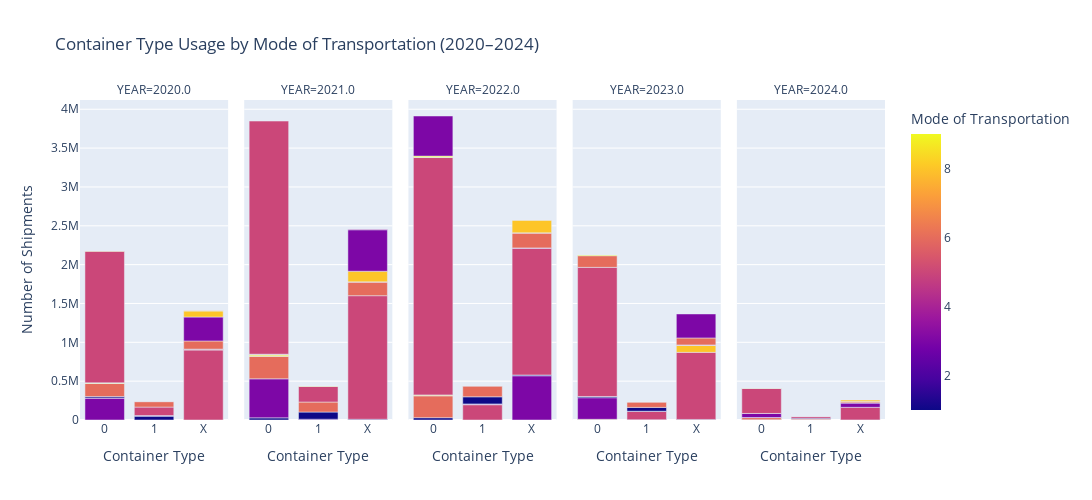

Notebook source saved alongside this figure:
### Code cell
fig = px.bar(
    container_mode_summary,
    x="CONTCODE",
    y="COUNT",
    color="DISAGMOT",
    barmode="group",
    facet_col="YEAR",
    category_orders={"YEAR": sorted(container_mode_summary["YEAR"].unique())},
    title="Container Type Usage by Mode of Transportation (2020–2024)",
    labels={
        "CONTCODE": "Container Type",
        "COUNT": "Number of Shipments",
        "DISAGMOT": "Mode of Transportation",
    },
    height=500,
    width=1200
)

fig.update_layout(
    xaxis={'categoryorder':'category ascending'},
)
fig.show()

### Figure 1 — Plotly figure (JSON) as saved in the notebook; plotly's stock layout.template omitted (floating-point values rounded to 4 significant figures)
{"data": [{"alignmentgroup": "True", "hovertemplate": "YEAR=2020.0<br>Container Type=%{x}<br>Number of Shipments=%{y}<br>Mode of Transportation=%{marker.color}<extra></extra>", "legendgroup": "", "marker": {"color": [3, 5, 7, 1, 9, 1, 3, 4, 6, 1, 3, 5, 6, 6, 9, 8, 4, 5, 7, 8, 8], "coloraxis": "coloraxis", "pattern": {"shape": ""}}, "name": "", "offsetgroup": "", "orientation": "v", "showlegend": false, "textposition": "auto", "type": "bar", "x": ["0", "X", "0", "1", "1", "X", "1", "X", "X", "0", "X", "1", "0", "1", "0", "X", "0", "0", "X", "0", "1"], "xaxis": "x", "y": [282526, 900973, 1978, 51327, 886, 6556, 5153, 4548, 105340, 16785, 308396, 108859, 168372, 70606, 8627, 78256, 38, 1693605, 1631, 4462, 14], "yaxis": "y"}, {"alignmentgroup": "True", "hovertemplate": "YEAR=2021.0<br>Container Type=%{x}<br>Number of Shipments=%{y}<br>Mode of Transportation=%{marker.color}<extra></extra>", "legendgroup": "", "marker": {"color": [1, 3, 5, 6, 1, 1, 6, 7, 3, 8, 3, 5, 6, 8, 9, 4, 7, 4, 5, 8, 9], "coloraxis": "coloraxis", "pattern": {"shape": ""}}, "name": "", "offsetgroup": "", "orientation": "v", "showlegend": false, "textposition": "auto", "type": "bar", "x": ["X", "1", "X", "X", "0", "1", "1", "X", "0", "X", "X", "1", "0", "0", "0", "X", "0", "0", "0", "1", "1"], "xaxis": "x2", "y": [9576, 9970, 1590736, 174591, 27735, 92359, 128800, 3229, 502187, 136779, 534037, 204535, 287483, 10414, 15912, 7611, 3165, 55, 3001054, 45, 1553], "yaxis": "y2"}, {"alignmentgroup": "True", "hovertemplate": "YEAR=2022.0<br>Container Type=%{x}<br>Number of Shipments=%{y}<br>Mode of Transportation=%{marker.color}<extra></extra>", "legendgroup": "", "marker": {"color": [1, 3, 5, 6, 8, 1, 5, 4, 5, 8, 9, 3, 4, 6, 7, 1, 6, 7, 9, 3, 8], "coloraxis": "coloraxis", "pattern": {"shape": ""}}, "name": "", "offsetgroup": "", "orientation": "v", "showlegend": false, "textposition": "auto", "type": "bar", "x": ["0", "X", "1", "0", "0", "X", "X", "0", "0", "1", "1", "1", "X", "X", "0", "1", "1", "X", "0", "0", "X"], "xaxis": "x3", "y": [29462, 569183, 197943, 281521, 12190, 10097, 1629000, 38, 3055421, 190, 1618, 7384, 7206, 190182, 3294, 91449, 134580, 3765, 15212, 516071, 160196], "yaxis": "y3"}, {"alignmentgroup": "True", "hovertemplate": "YEAR=2023.0<br>Container Type=%{x}<br>Number of Shipments=%{y}<br>Mode of Transportation=%{marker.color}<extra></extra>", "legendgroup": "", "marker": {"color": [1, 3, 5, 7, 8, 7, 8, 3, 1, 4, 5, 5, 9, 4, 6, 1, 3, 6, 6, 8, 9], "coloraxis": "coloraxis", "pattern": {"shape": ""}}, "name": "", "offsetgroup": "", "orientation": "v", "showlegend": false, "textposition": "auto", "type": "bar", "x": ["X", "1", "X", "0", "X", "X", "0", "0", "0", "0", "0", "1", "1", "X", "X", "1", "X", "0", "1", "1", "0"], "xaxis": "x4", "y": [7107, 3958, 863503, 1733, 90135, 1862, 7332, 277832, 15859, 23, 1662209, 108346, 717, 3961, 89615, 49152, 309011, 150127, 69408, 32, 8563], "yaxis": "y4"}, {"alignmentgroup": "True", "hovertemplate": "YEAR=2024.0<br>Container Type=%{x}<br>Number of Shipments=%{y}<br>Mode of Transportation=%{marker.color}<extra></extra>", "legendgroup": "", "marker": {"color": [1, 7, 1, 6, 8, 9, 5, 3, 6, 7, 3, 3, 4, 6, 8, 1, 4, 5, 5, 8, 9], "coloraxis": "coloraxis", "pattern": {"shape": ""}}, "name": "", "offsetgroup": "", "orientation": "v", "showlegend": false, "textposition": "auto", "type": "bar", "x": ["X", "0", "0", "0", "0", "1", "X", "X", "1", "X", "0", "1", "X", "X", "X", "1", "0", "0", "1", "1", "0"], "xaxis": "x5", "y": [1178, 332, 3092, 27263, 1314, 130, 161981, 58060, 13331, 366, 52376, 707, 726, 16298, 17725, 9366, 5, 321338, 21260, 15, 1580], "yaxis": "y5"}], "layout": {"annotations": [{"font": {}, "showarrow": false, "text": "YEAR=2020.0", "x": 0.092, "xanchor": "center", "xref": "paper", "y": 1, "yanchor": "bottom", "yref": "paper"}, {"font": {}, "showarrow": false, "text": "YEAR=2021.0", "x": 0.296, "xanchor": "center", "xref": "paper", "y": 1, "yanchor": "bottom", "yref": "paper"}, {"font": {}, "showarrow": false, "text": "YEAR=2022.0", "x": 0.5, "xanchor": "center", "xref": "paper", "y": 1, "yanchor": "bottom", "yref": "paper"}, {"font": {}, "showarrow": false, "text": "YEAR=2023.0", "x": 0.704, "xanchor": "center", "xref": "paper", "y": 1, "yanchor": "bottom", "yref": "paper"}, {"font": {}, "showarrow": false, "text": "YEAR=2024.0", "x": 0.908, "xanchor": "center", "xref": "paper", "y": 1, "yanchor": "bottom", "yref": "paper"}], "barmode": "group", "coloraxis": {"colorbar": {"title": {"text": "Mode of Transportation"}}, "colorscale": [[0, "#0d0887"], [0.1111, "#46039f"], [0.2222, "#7201a8"], [0.3333, "#9c179e"], [0.4444, "#bd3786"], [0.5556, "#d8576b"], [0.6667, "#ed7953"], [0.7778, "#fb9f3a"], [0.8889, "#fdca26"], [1, "#f0f921"]]}, "height": 500, "legend": {"tracegroupgap": 0}, "title": {"text": "Container Type Usage by Mode of Transportation (2020–2024)"}, "width": 1200, "xaxis": {"anchor": "y", "categoryorder": "category ascending", "domain": [0, 0.184], "title": {"text": "Container Type"}}, "xaxis2": {"anchor": "y2", "domain": [0.204, 0.388], "matches": "x", "title": {"text": "Container Type"}}, "xaxis3": {"anchor": "y3", "domain": [0.408, 0.592], "matches": "x", "title": {"text": "Container Type"}}, "xaxis4": {"anchor": "y4", "domain": [0.612, 0.796], "matches": "x", "title": {"text": "Container Type"}}, "xaxis5": {"anchor": "y5", "domain": [0.816, 1], "matches": "x", "title": {"text": "Container Type"}}, "yaxis": {"anchor": "x", "domain": [0, 1], "title": {"text": "Number of Shipments"}}, "yaxis2": {"anchor": "x2", "domain": [0, 1], "matches": "y", "showticklabels": false}, "yaxis3": {"anchor": "x3", "domain": [0, 1], "matches": "y", "showticklabels": false}, "yaxis4": {"anchor": "x4", "domain": [0, 1], "matches": "y", "showticklabels": false}, "yaxis5": {"anchor": "x5", "domain": [0, 1], "matches": "y", "showticklabels": false}}}
